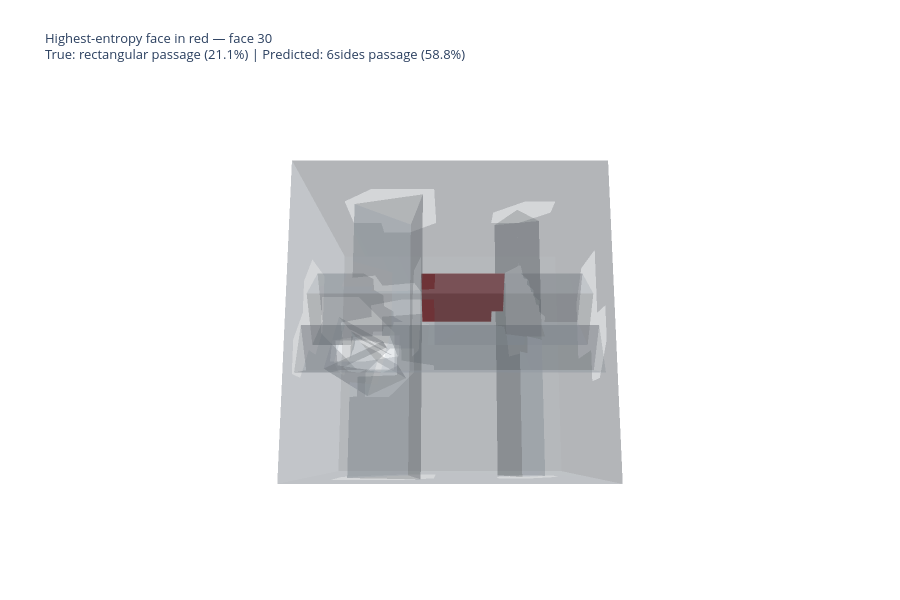

Notebook code for this chart:
### Code cell
plot_uncertain_edge_face(uncertain_edge_faces.loc[1]);

### Figure 1 — Plotly figure (JSON) as saved in the notebook; plotly's stock layout.template omitted (floating-point values rounded to 4 significant figures; data arrays with more than 128 entries replaced by an {"elided": "..."} marker saying what was removed)
{"data": [{"color": "#a5afb9", "flatshading": true, "hovertemplate": "Face 0: stock<extra></extra>", "i": {"elided": "156 int values"}, "j": {"elided": "156 int values"}, "k": {"elided": "156 int values"}, "lighting": {"ambient": 0.55, "diffuse": 0.75, "specular": 0.15}, "name": "Face 0: stock", "opacity": 0.28, "type": "mesh3d", "x": {"elided": "468 int values"}, "y": {"elided": "468 float values"}, "z": {"elided": "468 float values"}}, {"color": "#a5afb9", "flatshading": true, "hovertemplate": "Face 1: stock<extra></extra>", "i": {"elided": "142 int values"}, "j": {"elided": "142 int values"}, "k": {"elided": "142 int values"}, "lighting": {"ambient": 0.55, "diffuse": 0.75, "specular": 0.15}, "name": "Face 1: stock", "opacity": 0.28, "type": "mesh3d", "x": {"elided": "426 float values"}, "y": {"elided": "426 int values"}, "z": {"elided": "426 float values"}}, {"color": "#a5afb9", "flatshading": true, "hovertemplate": "Face 2: stock<extra></extra>", "i": {"elided": "136 int values"}, "j": {"elided": "136 int values"}, "k": {"elided": "136 int values"}, "lighting": {"ambient": 0.55, "diffuse": 0.75, "specular": 0.15}, "name": "Face 2: stock", "opacity": 0.28, "type": "mesh3d", "x": {"elided": "408 float values"}, "y": {"elided": "408 float values"}, "z": {"elided": "408 int values"}}, {"color": "#a5afb9", "flatshading": true, "hovertemplate": "Face 3: stock<extra></extra>", "i": {"elided": "137 int values"}, "j": {"elided": "137 int values"}, "k": {"elided": "137 int values"}, "lighting": {"ambient": 0.55, "diffuse": 0.75, "specular": 0.15}, "name": "Face 3: stock", "opacity": 0.28, "type": "mesh3d", "x": {"elided": "411 float values"}, "y": {"elided": "411 float values"}, "z": {"elided": "411 int values"}}, {"color": "#a5afb9", "flatshading": true, "hovertemplate": "Face 4: stock<extra></extra>", "i": {"elided": "140 int values"}, "j": {"elided": "140 int values"}, "k": {"elided": "140 int values"}, "lighting": {"ambient": 0.55, "diffuse": 0.75, "specular": 0.15}, "name": "Face 4: stock", "opacity": 0.28, "type": "mesh3d", "x": {"elided": "420 float values"}, "y": {"elided": "420 int values"}, "z": {"elided": "420 float values"}}, {"color": "#a5afb9", "flatshading": true, "hovertemplate": "Face 5: triangular passage<extra></extra>", "i": {"elided": "136 int values"}, "j": {"elided": "136 int values"}, "k": {"elided": "136 int values"}, "lighting": {"ambient": 0.55, "diffuse": 0.75, "specular": 0.15}, "name": "Face 5: triangular passage", "opacity": 0.28, "type": "mesh3d", "x": {"elided": "408 float values"}, "y": {"elided": "408 float values"}, "z": {"elided": "408 float values"}}, {"color": "#a5afb9", "flatshading": true, "hovertemplate": "Face 6: triangular passage<extra></extra>", "i": {"elided": "132 int values"}, "j": {"elided": "132 int values"}, "k": {"elided": "132 int values"}, "lighting": {"ambient": 0.55, "diffuse": 0.75, "specular": 0.15}, "name": "Face 6: triangular passage", "opacity": 0.28, "type": "mesh3d", "x": {"elided": "396 float values"}, "y": {"elided": "396 float values"}, "z": {"elided": "396 float values"}}, {"color": "#a5afb9", "flatshading": true, "hovertemplate": "Face 7: triangular passage<extra></extra>", "i": [0, 3, 6, 9, 12, 15, 18, 21, 24, 27, 30, 33, 36, 39, 42, 45, 48, 51, 54, 57, 60, 63, 66, 69, 72, 75, 78, 81, 84, 87, 90, 93, 96, 99, 102, 105, 108, 111, 114, 117, 120, 123, 126, 129, 132, 135, 138, 141, 144, 147, 150, 153, 156, 159, 162, 165, 168, 171, 174, 177, 180, 183, 186, 189, 192, 195, 198, 201, 204, 207, 210, 213, 216, 219, 222, 225, 228, 231, 234, 237, 240, 243, 246, 249, 252, 255, 258, 261, 264, 267, 270, 273, 276, 279, 282, 285, 288, 291, 294, 297, 300, 303, 306, 309, 312, 315, 318, 321, 324, 327, 330, 333, 336, 339, 342, 345, 348, 351, 354], "j": [1, 4, 7, 10, 13, 16, 19, 22, 25, 28, 31, 34, 37, 40, 43, 46, 49, 52, 55, 58, 61, 64, 67, 70, 73, 76, 79, 82, 85, 88, 91, 94, 97, 100, 103, 106, 109, 112, 115, 118, 121, 124, 127, 130, 133, 136, 139, 142, 145, 148, 151, 154, 157, 160, 163, 166, 169, 172, 175, 178, 181, 184, 187, 190, 193, 196, 199, 202, 205, 208, 211, 214, 217, 220, 223, 226, 229, 232, 235, 238, 241, 244, 247, 250, 253, 256, 259, 262, 265, 268, 271, 274, 277, 280, 283, 286, 289, 292, 295, 298, 301, 304, 307, 310, 313, 316, 319, 322, 325, 328, 331, 334, 337, 340, 343, 346, 349, 352, 355], "k": [2, 5, 8, 11, 14, 17, 20, 23, 26, 29, 32, 35, 38, 41, 44, 47, 50, 53, 56, 59, 62, 65, 68, 71, 74, 77, 80, 83, 86, 89, 92, 95, 98, 101, 104, 107, 110, 113, 116, 119, 122, 125, 128, 131, 134, 137, 140, 143, 146, 149, 152, 155, 158, 161, 164, 167, 170, 173, 176, 179, 182, 185, 188, 191, 194, 197, 200, 203, 206, 209, 212, 215, 218, 221, 224, 227, 230, 233, 236, 239, 242, 245, 248, 251, 254, 257, 260, 263, 266, 269, 272, 275, 278, 281, 284, 287, 290, 293, 296, 299, 302, 305, 308, 311, 314, 317, 320, 323, 326, 329, 332, 335, 338, 341, 344, 347, 350, 353, 356], "lighting": {"ambient": 0.55, "diffuse": 0.75, "specular": 0.15}, "name": "Face 7: triangular passage", "opacity": 0.28, "type": "mesh3d", "x": {"elided": "357 float values"}, "y": {"elided": "357 float values"}, "z": {"elided": "357 float values"}}, {"color": "#a5afb9", "flatshading": true, "hovertemplate": "Face 8: stock<extra></extra>", "i": {"elided": "156 int values"}, "j": {"elided": "156 int values"}, "k": {"elided": "156 int values"}, "lighting": {"ambient": 0.55, "diffuse": 0.75, "specular": 0.15}, "name": "Face 8: stock", "opacity": 0.28, "type": "mesh3d", "x": {"elided": "468 int values"}, "y": {"elided": "468 float values"}, "z": {"elided": "468 float values"}}, {"color": "#a5afb9", "flatshading": true, "hovertemplate": "Face 9: rectangular passage<extra></extra>", "i": [0, 3, 6, 9, 12, 15, 18, 21, 24, 27, 30, 33, 36, 39, 42, 45, 48, 51, 54, 57, 60, 63, 66, 69, 72, 75, 78, 81, 84, 87, 90, 93, 96, 99, 102, 105, 108, 111, 114, 117, 120, 123, 126, 129, 132, 135, 138, 141, 144, 147, 150, 153, 156, 159, 162, 165, 168, 171, 174, 177, 180, 183, 186, 189, 192, 195, 198, 201, 204, 207, 210, 213, 216, 219, 222, 225, 228, 231, 234, 237, 240, 243, 246, 249, 252, 255, 258, 261, 264, 267, 270, 273, 276, 279, 282, 285, 288, 291, 294, 297, 300, 303, 306, 309, 312, 315, 318, 321, 324, 327, 330, 333, 336, 339, 342, 345, 348, 351, 354, 357, 360, 363], "j": [1, 4, 7, 10, 13, 16, 19, 22, 25, 28, 31, 34, 37, 40, 43, 46, 49, 52, 55, 58, 61, 64, 67, 70, 73, 76, 79, 82, 85, 88, 91, 94, 97, 100, 103, 106, 109, 112, 115, 118, 121, 124, 127, 130, 133, 136, 139, 142, 145, 148, 151, 154, 157, 160, 163, 166, 169, 172, 175, 178, 181, 184, 187, 190, 193, 196, 199, 202, 205, 208, 211, 214, 217, 220, 223, 226, 229, 232, 235, 238, 241, 244, 247, 250, 253, 256, 259, 262, 265, 268, 271, 274, 277, 280, 283, 286, 289, 292, 295, 298, 301, 304, 307, 310, 313, 316, 319, 322, 325, 328, 331, 334, 337, 340, 343, 346, 349, 352, 355, 358, 361, 364], "k": [2, 5, 8, 11, 14, 17, 20, 23, 26, 29, 32, 35, 38, 41, 44, 47, 50, 53, 56, 59, 62, 65, 68, 71, 74, 77, 80, 83, 86, 89, 92, 95, 98, 101, 104, 107, 110, 113, 116, 119, 122, 125, 128, 131, 134, 137, 140, 143, 146, 149, 152, 155, 158, 161, 164, 167, 170, 173, 176, 179, 182, 185, 188, 191, 194, 197, 200, 203, 206, 209, 212, 215, 218, 221, 224, 227, 230, 233, 236, 239, 242, 245, 248, 251, 254, 257, 260, 263, 266, 269, 272, 275, 278, 281, 284, 287, 290, 293, 296, 299, 302, 305, 308, 311, 314, 317, 320, 323, 326, 329, 332, 335, 338, 341, 344, 347, 350, 353, 356, 359, 362, 365], "lighting": {"ambient": 0.55, "diffuse": 0.75, "specular": 0.15}, "name": "Face 9: rectangular passage", "opacity": 0.28, "type": "mesh3d", "x": {"elided": "366 float values"}, "y": {"elided": "366 float values"}, "z": {"elided": "366 float values"}}, {"color": "#a5afb9", "flatshading": true, "hovertemplate": "Face 10: rectangular passage<extra></extra>", "i": [0, 3, 6, 9, 12, 15, 18, 21, 24, 27, 30, 33, 36, 39, 42, 45, 48, 51, 54, 57, 60, 63, 66, 69, 72, 75, 78, 81, 84, 87, 90, 93, 96, 99, 102, 105, 108, 111, 114, 117, 120, 123, 126, 129, 132, 135, 138, 141, 144, 147, 150, 153, 156, 159, 162, 165, 168, 171, 174, 177, 180, 183, 186, 189, 192, 195, 198, 201, 204, 207, 210, 213, 216, 219, 222, 225, 228, 231, 234, 237, 240, 243, 246, 249, 252, 255, 258, 261, 264, 267, 270, 273, 276, 279, 282, 285, 288, 291, 294, 297, 300, 303, 306, 309, 312, 315, 318, 321, 324, 327], "j": [1, 4, 7, 10, 13, 16, 19, 22, 25, 28, 31, 34, 37, 40, 43, 46, 49, 52, 55, 58, 61, 64, 67, 70, 73, 76, 79, 82, 85, 88, 91, 94, 97, 100, 103, 106, 109, 112, 115, 118, 121, 124, 127, 130, 133, 136, 139, 142, 145, 148, 151, 154, 157, 160, 163, 166, 169, 172, 175, 178, 181, 184, 187, 190, 193, 196, 199, 202, 205, 208, 211, 214, 217, 220, 223, 226, 229, 232, 235, 238, 241, 244, 247, 250, 253, 256, 259, 262, 265, 268, 271, 274, 277, 280, 283, 286, 289, 292, 295, 298, 301, 304, 307, 310, 313, 316, 319, 322, 325, 328], "k": [2, 5, 8, 11, 14, 17, 20, 23, 26, 29, 32, 35, 38, 41, 44, 47, 50, 53, 56, 59, 62, 65, 68, 71, 74, 77, 80, 83, 86, 89, 92, 95, 98, 101, 104, 107, 110, 113, 116, 119, 122, 125, 128, 131, 134, 137, 140, 143, 146, 149, 152, 155, 158, 161, 164, 167, 170, 173, 176, 179, 182, 185, 188, 191, 194, 197, 200, 203, 206, 209, 212, 215, 218, 221, 224, 227, 230, 233, 236, 239, 242, 245, 248, 251, 254, 257, 260, 263, 266, 269, 272, 275, 278, 281, 284, 287, 290, 293, 296, 299, 302, 305, 308, 311, 314, 317, 320, 323, 326, 329], "lighting": {"ambient": 0.55, "diffuse": 0.75, "specular": 0.15}, "name": "Face 10: rectangular passage", "opacity": 0.28, "type": "mesh3d", "x": {"elided": "330 float values"}, "y": {"elided": "330 float values"}, "z": {"elided": "330 float values"}}, {"color": "#a5afb9", "flatshading": true, "hovertemplate": "Face 11: rectangular passage<extra></extra>", "i": [0, 3, 6, 9, 12, 15, 18, 21, 24, 27, 30, 33, 36, 39, 42, 45, 48, 51, 54, 57, 60, 63, 66, 69, 72, 75, 78, 81, 84, 87, 90, 93, 96, 99, 102, 105, 108, 111, 114, 117, 120, 123, 126, 129, 132, 135, 138, 141, 144, 147, 150, 153, 156, 159, 162, 165, 168, 171, 174, 177, 180, 183, 186, 189, 192, 195, 198, 201, 204, 207, 210, 213, 216, 219, 222, 225, 228, 231, 234, 237, 240, 243, 246, 249, 252, 255, 258, 261, 264, 267, 270, 273, 276, 279, 282, 285, 288, 291, 294, 297, 300, 303, 306, 309, 312, 315, 318, 321, 324, 327, 330, 333, 336, 339, 342, 345, 348, 351, 354, 357, 360, 363, 366, 369], "j": [1, 4, 7, 10, 13, 16, 19, 22, 25, 28, 31, 34, 37, 40, 43, 46, 49, 52, 55, 58, 61, 64, 67, 70, 73, 76, 79, 82, 85, 88, 91, 94, 97, 100, 103, 106, 109, 112, 115, 118, 121, 124, 127, 130, 133, 136, 139, 142, 145, 148, 151, 154, 157, 160, 163, 166, 169, 172, 175, 178, 181, 184, 187, 190, 193, 196, 199, 202, 205, 208, 211, 214, 217, 220, 223, 226, 229, 232, 235, 238, 241, 244, 247, 250, 253, 256, 259, 262, 265, 268, 271, 274, 277, 280, 283, 286, 289, 292, 295, 298, 301, 304, 307, 310, 313, 316, 319, 322, 325, 328, 331, 334, 337, 340, 343, 346, 349, 352, 355, 358, 361, 364, 367, 370], "k": [2, 5, 8, 11, 14, 17, 20, 23, 26, 29, 32, 35, 38, 41, 44, 47, 50, 53, 56, 59, 62, 65, 68, 71, 74, 77, 80, 83, 86, 89, 92, 95, 98, 101, 104, 107, 110, 113, 116, 119, 122, 125, 128, 131, 134, 137, 140, 143, 146, 149, 152, 155, 158, 161, 164, 167, 170, 173, 176, 179, 182, 185, 188, 191, 194, 197, 200, 203, 206, 209, 212, 215, 218, 221, 224, 227, 230, 233, 236, 239, 242, 245, 248, 251, 254, 257, 260, 263, 266, 269, 272, 275, 278, 281, 284, 287, 290, 293, 296, 299, 302, 305, 308, 311, 314, 317, 320, 323, 326, 329, 332, 335, 338, 341, 344, 347, 350, 353, 356, 359, 362, 365, 368, 371], "lighting": {"ambient": 0.55, "diffuse": 0.75, "specular": 0.15}, "name": "Face 11: rectangular passage", "opacity": 0.28, "type": "mesh3d", "x": {"elided": "372 float values"}, "y": {"elided": "372 float values"}, "z": {"elided": "372 float values"}}, {"color": "#a5afb9", "flatshading": true, "hovertemplate": "Face 12: rectangular passage<extra></extra>", "i": [0, 3, 6, 9, 12, 15, 18, 21, 24, 27, 30, 33, 36, 39, 42, 45, 48, 51, 54, 57, 60, 63, 66, 69, 72, 75, 78, 81, 84, 87, 90, 93, 96, 99, 102, 105, 108, 111, 114, 117, 120, 123, 126, 129, 132, 135, 138, 141, 144, 147, 150, 153, 156, 159, 162, 165, 168, 171, 174, 177, 180, 183, 186, 189, 192, 195, 198, 201, 204, 207, 210, 213, 216, 219, 222, 225, 228, 231, 234, 237, 240, 243, 246, 249, 252, 255, 258, 261, 264, 267, 270, 273, 276, 279, 282, 285, 288, 291, 294, 297, 300, 303, 306, 309, 312, 315, 318, 321, 324, 327, 330, 333, 336, 339, 342, 345, 348, 351, 354], "j": [1, 4, 7, 10, 13, 16, 19, 22, 25, 28, 31, 34, 37, 40, 43, 46, 49, 52, 55, 58, 61, 64, 67, 70, 73, 76, 79, 82, 85, 88, 91, 94, 97, 100, 103, 106, 109, 112, 115, 118, 121, 124, 127, 130, 133, 136, 139, 142, 145, 148, 151, 154, 157, 160, 163, 166, 169, 172, 175, 178, 181, 184, 187, 190, 193, 196, 199, 202, 205, 208, 211, 214, 217, 220, 223, 226, 229, 232, 235, 238, 241, 244, 247, 250, 253, 256, 259, 262, 265, 268, 271, 274, 277, 280, 283, 286, 289, 292, 295, 298, 301, 304, 307, 310, 313, 316, 319, 322, 325, 328, 331, 334, 337, 340, 343, 346, 349, 352, 355], "k": [2, 5, 8, 11, 14, 17, 20, 23, 26, 29, 32, 35, 38, 41, 44, 47, 50, 53, 56, 59, 62, 65, 68, 71, 74, 77, 80, 83, 86, 89, 92, 95, 98, 101, 104, 107, 110, 113, 116, 119, 122, 125, 128, 131, 134, 137, 140, 143, 146, 149, 152, 155, 158, 161, 164, 167, 170, 173, 176, 179, 182, 185, 188, 191, 194, 197, 200, 203, 206, 209, 212, 215, 218, 221, 224, 227, 230, 233, 236, 239, 242, 245, 248, 251, 254, 257, 260, 263, 266, 269, 272, 275, 278, 281, 284, 287, 290, 293, 296, 299, 302, 305, 308, 311, 314, 317, 320, 323, 326, 329, 332, 335, 338, 341, 344, 347, 350, 353, 356], "lighting": {"ambient": 0.55, "diffuse": 0.75, "specular": 0.15}, "name": "Face 12: rectangular passage", "opacity": 0.28, "type": "mesh3d", "x": {"elided": "357 float values"}, "y": {"elided": "357 float values"}, "z": {"elided": "357 float values"}}, {"color": "#a5afb9", "flatshading": true, "hovertemplate": "Face 13: triangular passage<extra></extra>", "i": {"elided": "144 int values"}, "j": {"elided": "144 int values"}, "k": {"elided": "144 int values"}, "lighting": {"ambient": 0.55, "diffuse": 0.75, "specular": 0.15}, "name": "Face 13: triangular passage", "opacity": 0.28, "type": "mesh3d", "x": {"elided": "432 float values"}, "y": {"elided": "432 float values"}, "z": {"elided": "432 float values"}}, {"color": "#a5afb9", "flatshading": true, "hovertemplate": "Face 14: triangular passage<extra></extra>", "i": {"elided": "144 int values"}, "j": {"elided": "144 int values"}, "k": {"elided": "144 int values"}, "lighting": {"ambient": 0.55, "diffuse": 0.75, "specular": 0.15}, "name": "Face 14: triangular passage", "opacity": 0.28, "type": "mesh3d", "x": {"elided": "432 float values"}, "y": {"elided": "432 float values"}, "z": {"elided": "432 float values"}}, {"color": "#a5afb9", "flatshading": true, "hovertemplate": "Face 15: triangular passage<extra></extra>", "i": {"elided": "137 int values"}, "j": {"elided": "137 int values"}, "k": {"elided": "137 int values"}, "lighting": {"ambient": 0.55, "diffuse": 0.75, "specular": 0.15}, "name": "Face 15: triangular passage", "opacity": 0.28, "type": "mesh3d", "x": {"elided": "411 float values"}, "y": {"elided": "411 float values"}, "z": {"elided": "411 float values"}}, {"color": "#a5afb9", "flatshading": true, "hovertemplate": "Face 16: triangular passage<extra></extra>", "i": [0, 3, 6, 9, 12, 15, 18, 21, 24, 27, 30, 33, 36, 39, 42, 45, 48, 51, 54, 57, 60, 63, 66, 69, 72, 75, 78, 81, 84, 87, 90, 93, 96, 99, 102, 105, 108, 111, 114, 117, 120, 123, 126, 129, 132, 135, 138, 141, 144, 147, 150, 153, 156, 159, 162, 165, 168, 171, 174, 177, 180, 183, 186, 189, 192, 195, 198, 201, 204, 207, 210, 213, 216, 219, 222, 225, 228, 231, 234, 237, 240, 243, 246, 249, 252, 255, 258, 261, 264, 267, 270, 273, 276, 279, 282, 285, 288, 291, 294, 297, 300, 303, 306, 309, 312, 315, 318, 321, 324, 327, 330, 333, 336, 339, 342, 345, 348, 351, 354, 357], "j": [1, 4, 7, 10, 13, 16, 19, 22, 25, 28, 31, 34, 37, 40, 43, 46, 49, 52, 55, 58, 61, 64, 67, 70, 73, 76, 79, 82, 85, 88, 91, 94, 97, 100, 103, 106, 109, 112, 115, 118, 121, 124, 127, 130, 133, 136, 139, 142, 145, 148, 151, 154, 157, 160, 163, 166, 169, 172, 175, 178, 181, 184, 187, 190, 193, 196, 199, 202, 205, 208, 211, 214, 217, 220, 223, 226, 229, 232, 235, 238, 241, 244, 247, 250, 253, 256, 259, 262, 265, 268, 271, 274, 277, 280, 283, 286, 289, 292, 295, 298, 301, 304, 307, 310, 313, 316, 319, 322, 325, 328, 331, 334, 337, 340, 343, 346, 349, 352, 355, 358], "k": [2, 5, 8, 11, 14, 17, 20, 23, 26, 29, 32, 35, 38, 41, 44, 47, 50, 53, 56, 59, 62, 65, 68, 71, 74, 77, 80, 83, 86, 89, 92, 95, 98, 101, 104, 107, 110, 113, 116, 119, 122, 125, 128, 131, 134, 137, 140, 143, 146, 149, 152, 155, 158, 161, 164, 167, 170, 173, 176, 179, 182, 185, 188, 191, 194, 197, 200, 203, 206, 209, 212, 215, 218, 221, 224, 227, 230, 233, 236, 239, 242, 245, 248, 251, 254, 257, 260, 263, 266, 269, 272, 275, 278, 281, 284, 287, 290, 293, 296, 299, 302, 305, 308, 311, 314, 317, 320, 323, 326, 329, 332, 335, 338, 341, 344, 347, 350, 353, 356, 359], "lighting": {"ambient": 0.55, "diffuse": 0.75, "specular": 0.15}, "name": "Face 16: triangular passage", "opacity": 0.28, "type": "mesh3d", "x": {"elided": "360 float values"}, "y": {"elided": "360 float values"}, "z": {"elided": "360 float values"}}, {"color": "#a5afb9", "flatshading": true, "hovertemplate": "Face 17: triangular passage<extra></extra>", "i": {"elided": "162 int values"}, "j": {"elided": "162 int values"}, "k": {"elided": "162 int values"}, "lighting": {"ambient": 0.55, "diffuse": 0.75, "specular": 0.15}, "name": "Face 17: triangular passage", "opacity": 0.28, "type": "mesh3d", "x": {"elided": "486 float values"}, "y": {"elided": "486 float values"}, "z": {"elided": "486 float values"}}, {"color": "#a5afb9", "flatshading": true, "hovertemplate": "Face 18: triangular passage<extra></extra>", "i": {"elided": "133 int values"}, "j": {"elided": "133 int values"}, "k": {"elided": "133 int values"}, "lighting": {"ambient": 0.55, "diffuse": 0.75, "specular": 0.15}, "name": "Face 18: triangular passage", "opacity": 0.28, "type": "mesh3d", "x": {"elided": "399 float values"}, "y": {"elided": "399 float values"}, "z": {"elided": "399 float values"}}, {"color": "#a5afb9", "flatshading": true, "hovertemplate": "Face 19: triangular passage<extra></extra>", "i": [0, 3, 6, 9, 12, 15, 18, 21, 24, 27, 30, 33, 36, 39, 42, 45, 48, 51, 54, 57, 60, 63, 66, 69, 72, 75, 78, 81, 84, 87, 90, 93, 96, 99, 102, 105, 108, 111, 114, 117, 120, 123, 126, 129, 132, 135, 138, 141, 144, 147, 150, 153, 156, 159, 162, 165, 168, 171, 174, 177, 180, 183, 186, 189, 192, 195, 198, 201, 204, 207, 210, 213, 216, 219, 222, 225, 228, 231, 234, 237, 240, 243, 246, 249, 252, 255, 258, 261, 264, 267, 270, 273, 276, 279, 282, 285, 288, 291, 294, 297, 300, 303, 306, 309, 312, 315, 318, 321, 324, 327, 330, 333, 336, 339, 342, 345, 348, 351], "j": [1, 4, 7, 10, 13, 16, 19, 22, 25, 28, 31, 34, 37, 40, 43, 46, 49, 52, 55, 58, 61, 64, 67, 70, 73, 76, 79, 82, 85, 88, 91, 94, 97, 100, 103, 106, 109, 112, 115, 118, 121, 124, 127, 130, 133, 136, 139, 142, 145, 148, 151, 154, 157, 160, 163, 166, 169, 172, 175, 178, 181, 184, 187, 190, 193, 196, 199, 202, 205, 208, 211, 214, 217, 220, 223, 226, 229, 232, 235, 238, 241, 244, 247, 250, 253, 256, 259, 262, 265, 268, 271, 274, 277, 280, 283, 286, 289, 292, 295, 298, 301, 304, 307, 310, 313, 316, 319, 322, 325, 328, 331, 334, 337, 340, 343, 346, 349, 352], "k": [2, 5, 8, 11, 14, 17, 20, 23, 26, 29, 32, 35, 38, 41, 44, 47, 50, 53, 56, 59, 62, 65, 68, 71, 74, 77, 80, 83, 86, 89, 92, 95, 98, 101, 104, 107, 110, 113, 116, 119, 122, 125, 128, 131, 134, 137, 140, 143, 146, 149, 152, 155, 158, 161, 164, 167, 170, 173, 176, 179, 182, 185, 188, 191, 194, 197, 200, 203, 206, 209, 212, 215, 218, 221, 224, 227, 230, 233, 236, 239, 242, 245, 248, 251, 254, 257, 260, 263, 266, 269, 272, 275, 278, 281, 284, 287, 290, 293, 296, 299, 302, 305, 308, 311, 314, 317, 320, 323, 326, 329, 332, 335, 338, 341, 344, 347, 350, 353], "lighting": {"ambient": 0.55, "diffuse": 0.75, "specular": 0.15}, "name": "Face 19: triangular passage", "opacity": 0.28, "type": "mesh3d", "x": {"elided": "354 float values"}, "y": {"elided": "354 float values"}, "z": {"elided": "354 float values"}}, {"color": "#a5afb9", "flatshading": true, "hovertemplate": "Face 20: triangular passage<extra></extra>", "i": {"elided": "138 int values"}, "j": {"elided": "138 int values"}, "k": {"elided": "138 int values"}, "lighting": {"ambient": 0.55, "diffuse": 0.75, "specular": 0.15}, "name": "Face 20: triangular passage", "opacity": 0.28, "type": "mesh3d", "x": {"elided": "414 float values"}, "y": {"elided": "414 float values"}, "z": {"elided": "414 float values"}}, {"color": "#a5afb9", "flatshading": true, "hovertemplate": "Face 21: triangular passage<extra></extra>", "i": [0, 3, 6, 9, 12, 15, 18, 21, 24, 27, 30, 33, 36, 39, 42, 45, 48, 51, 54, 57, 60, 63, 66, 69, 72, 75, 78, 81, 84, 87, 90, 93, 96, 99, 102, 105, 108, 111, 114, 117, 120, 123, 126, 129, 132, 135, 138, 141, 144, 147, 150, 153, 156, 159, 162, 165, 168, 171, 174, 177, 180, 183, 186, 189, 192, 195, 198, 201, 204, 207, 210, 213, 216, 219, 222, 225, 228, 231, 234, 237, 240, 243, 246, 249, 252, 255, 258, 261, 264, 267, 270, 273, 276, 279, 282, 285, 288, 291, 294, 297, 300, 303, 306, 309, 312, 315, 318, 321, 324, 327, 330, 333, 336, 339, 342, 345, 348, 351, 354, 357, 360, 363, 366, 369, 372, 375, 378, 381], "j": [1, 4, 7, 10, 13, 16, 19, 22, 25, 28, 31, 34, 37, 40, 43, 46, 49, 52, 55, 58, 61, 64, 67, 70, 73, 76, 79, 82, 85, 88, 91, 94, 97, 100, 103, 106, 109, 112, 115, 118, 121, 124, 127, 130, 133, 136, 139, 142, 145, 148, 151, 154, 157, 160, 163, 166, 169, 172, 175, 178, 181, 184, 187, 190, 193, 196, 199, 202, 205, 208, 211, 214, 217, 220, 223, 226, 229, 232, 235, 238, 241, 244, 247, 250, 253, 256, 259, 262, 265, 268, 271, 274, 277, 280, 283, 286, 289, 292, 295, 298, 301, 304, 307, 310, 313, 316, 319, 322, 325, 328, 331, 334, 337, 340, 343, 346, 349, 352, 355, 358, 361, 364, 367, 370, 373, 376, 379, 382], "k": [2, 5, 8, 11, 14, 17, 20, 23, 26, 29, 32, 35, 38, 41, 44, 47, 50, 53, 56, 59, 62, 65, 68, 71, 74, 77, 80, 83, 86, 89, 92, 95, 98, 101, 104, 107, 110, 113, 116, 119, 122, 125, 128, 131, 134, 137, 140, 143, 146, 149, 152, 155, 158, 161, 164, 167, 170, 173, 176, 179, 182, 185, 188, 191, 194, 197, 200, 203, 206, 209, 212, 215, 218, 221, 224, 227, 230, 233, 236, 239, 242, 245, 248, 251, 254, 257, 260, 263, 266, 269, 272, 275, 278, 281, 284, 287, 290, 293, 296, 299, 302, 305, 308, 311, 314, 317, 320, 323, 326, 329, 332, 335, 338, 341, 344, 347, 350, 353, 356, 359, 362, 365, 368, 371, 374, 377, 380, 383], "lighting": {"ambient": 0.55, "diffuse": 0.75, "specular": 0.15}, "name": "Face 21: triangular passage", "opacity": 0.28, "type": "mesh3d", "x": {"elided": "384 float values"}, "y": {"elided": "384 float values"}, "z": {"elided": "384 float values"}}, {"color": "#a5afb9", "flatshading": true, "hovertemplate": "Face 22: triangular passage<extra></extra>", "i": {"elided": "138 int values"}, "j": {"elided": "138 int values"}, "k": {"elided": "138 int values"}, "lighting": {"ambient": 0.55, "diffuse": 0.75, "specular": 0.15}, "name": "Face 22: triangular passage", "opacity": 0.28, "type": "mesh3d", "x": {"elided": "414 float values"}, "y": {"elided": "414 float values"}, "z": {"elided": "414 float values"}}, {"color": "#a5afb9", "flatshading": true, "hovertemplate": "Face 23: triangular passage<extra></extra>", "i": [0, 3, 6, 9, 12, 15, 18, 21, 24, 27, 30, 33, 36, 39, 42, 45, 48, 51, 54, 57, 60, 63, 66, 69, 72, 75, 78, 81, 84, 87, 90, 93, 96, 99, 102, 105, 108, 111, 114, 117, 120, 123, 126, 129, 132, 135, 138, 141, 144, 147, 150, 153, 156, 159, 162, 165, 168, 171, 174, 177, 180, 183, 186, 189, 192, 195, 198, 201, 204, 207, 210, 213, 216, 219, 222, 225, 228, 231, 234, 237, 240, 243, 246, 249, 252, 255, 258, 261, 264, 267, 270, 273, 276, 279, 282, 285, 288, 291, 294, 297, 300, 303, 306, 309, 312, 315, 318, 321, 324, 327, 330], "j": [1, 4, 7, 10, 13, 16, 19, 22, 25, 28, 31, 34, 37, 40, 43, 46, 49, 52, 55, 58, 61, 64, 67, 70, 73, 76, 79, 82, 85, 88, 91, 94, 97, 100, 103, 106, 109, 112, 115, 118, 121, 124, 127, 130, 133, 136, 139, 142, 145, 148, 151, 154, 157, 160, 163, 166, 169, 172, 175, 178, 181, 184, 187, 190, 193, 196, 199, 202, 205, 208, 211, 214, 217, 220, 223, 226, 229, 232, 235, 238, 241, 244, 247, 250, 253, 256, 259, 262, 265, 268, 271, 274, 277, 280, 283, 286, 289, 292, 295, 298, 301, 304, 307, 310, 313, 316, 319, 322, 325, 328, 331], "k": [2, 5, 8, 11, 14, 17, 20, 23, 26, 29, 32, 35, 38, 41, 44, 47, 50, 53, 56, 59, 62, 65, 68, 71, 74, 77, 80, 83, 86, 89, 92, 95, 98, 101, 104, 107, 110, 113, 116, 119, 122, 125, 128, 131, 134, 137, 140, 143, 146, 149, 152, 155, 158, 161, 164, 167, 170, 173, 176, 179, 182, 185, 188, 191, 194, 197, 200, 203, 206, 209, 212, 215, 218, 221, 224, 227, 230, 233, 236, 239, 242, 245, 248, 251, 254, 257, 260, 263, 266, 269, 272, 275, 278, 281, 284, 287, 290, 293, 296, 299, 302, 305, 308, 311, 314, 317, 320, 323, 326, 329, 332], "lighting": {"ambient": 0.55, "diffuse": 0.75, "specular": 0.15}, "name": "Face 23: triangular passage", "opacity": 0.28, "type": "mesh3d", "x": {"elided": "333 float values"}, "y": {"elided": "333 float values"}, "z": {"elided": "333 float values"}}, {"color": "#a5afb9", "flatshading": true, "hovertemplate": "Face 24: rectangular passage<extra></extra>", "i": [0, 3, 6, 9, 12, 15, 18, 21, 24, 27, 30, 33, 36, 39, 42, 45, 48, 51, 54, 57, 60, 63, 66, 69, 72, 75, 78, 81, 84, 87, 90, 93, 96, 99, 102, 105, 108, 111, 114, 117, 120, 123, 126, 129, 132, 135, 138, 141, 144, 147, 150, 153, 156, 159, 162, 165, 168, 171, 174, 177, 180, 183, 186, 189, 192, 195, 198, 201, 204, 207, 210, 213, 216, 219, 222, 225, 228, 231, 234, 237, 240, 243, 246, 249, 252, 255, 258, 261, 264, 267, 270, 273, 276, 279, 282, 285, 288, 291, 294, 297, 300, 303, 306, 309, 312, 315, 318, 321, 324, 327, 330, 333, 336, 339, 342, 345, 348, 351, 354], "j": [1, 4, 7, 10, 13, 16, 19, 22, 25, 28, 31, 34, 37, 40, 43, 46, 49, 52, 55, 58, 61, 64, 67, 70, 73, 76, 79, 82, 85, 88, 91, 94, 97, 100, 103, 106, 109, 112, 115, 118, 121, 124, 127, 130, 133, 136, 139, 142, 145, 148, 151, 154, 157, 160, 163, 166, 169, 172, 175, 178, 181, 184, 187, 190, 193, 196, 199, 202, 205, 208, 211, 214, 217, 220, 223, 226, 229, 232, 235, 238, 241, 244, 247, 250, 253, 256, 259, 262, 265, 268, 271, 274, 277, 280, 283, 286, 289, 292, 295, 298, 301, 304, 307, 310, 313, 316, 319, 322, 325, 328, 331, 334, 337, 340, 343, 346, 349, 352, 355], "k": [2, 5, 8, 11, 14, 17, 20, 23, 26, 29, 32, 35, 38, 41, 44, 47, 50, 53, 56, 59, 62, 65, 68, 71, 74, 77, 80, 83, 86, 89, 92, 95, 98, 101, 104, 107, 110, 113, 116, 119, 122, 125, 128, 131, 134, 137, 140, 143, 146, 149, 152, 155, 158, 161, 164, 167, 170, 173, 176, 179, 182, 185, 188, 191, 194, 197, 200, 203, 206, 209, 212, 215, 218, 221, 224, 227, 230, 233, 236, 239, 242, 245, 248, 251, 254, 257, 260, 263, 266, 269, 272, 275, 278, 281, 284, 287, 290, 293, 296, 299, 302, 305, 308, 311, 314, 317, 320, 323, 326, 329, 332, 335, 338, 341, 344, 347, 350, 353, 356], "lighting": {"ambient": 0.55, "diffuse": 0.75, "specular": 0.15}, "name": "Face 24: rectangular passage", "opacity": 0.28, "type": "mesh3d", "x": {"elided": "357 float values"}, "y": {"elided": "357 float values"}, "z": {"elided": "357 float values"}}, {"color": "#a5afb9", "flatshading": true, "hovertemplate": "Face 25: rectangular passage<extra></extra>", "i": [0, 3, 6, 9, 12, 15, 18, 21, 24, 27, 30, 33, 36, 39, 42, 45, 48, 51, 54, 57, 60, 63, 66, 69, 72, 75, 78, 81, 84, 87, 90, 93, 96, 99, 102, 105, 108, 111, 114, 117, 120, 123, 126, 129, 132, 135, 138, 141, 144, 147, 150, 153, 156, 159, 162, 165, 168, 171, 174, 177, 180, 183, 186, 189, 192, 195, 198, 201, 204, 207, 210, 213, 216, 219, 222, 225, 228, 231, 234, 237, 240, 243, 246, 249, 252, 255, 258, 261, 264, 267, 270, 273, 276, 279, 282, 285, 288, 291, 294, 297, 300, 303, 306, 309, 312, 315, 318, 321, 324, 327, 330, 333, 336, 339, 342, 345, 348, 351, 354, 357], "j": [1, 4, 7, 10, 13, 16, 19, 22, 25, 28, 31, 34, 37, 40, 43, 46, 49, 52, 55, 58, 61, 64, 67, 70, 73, 76, 79, 82, 85, 88, 91, 94, 97, 100, 103, 106, 109, 112, 115, 118, 121, 124, 127, 130, 133, 136, 139, 142, 145, 148, 151, 154, 157, 160, 163, 166, 169, 172, 175, 178, 181, 184, 187, 190, 193, 196, 199, 202, 205, 208, 211, 214, 217, 220, 223, 226, 229, 232, 235, 238, 241, 244, 247, 250, 253, 256, 259, 262, 265, 268, 271, 274, 277, 280, 283, 286, 289, 292, 295, 298, 301, 304, 307, 310, 313, 316, 319, 322, 325, 328, 331, 334, 337, 340, 343, 346, 349, 352, 355, 358], "k": [2, 5, 8, 11, 14, 17, 20, 23, 26, 29, 32, 35, 38, 41, 44, 47, 50, 53, 56, 59, 62, 65, 68, 71, 74, 77, 80, 83, 86, 89, 92, 95, 98, 101, 104, 107, 110, 113, 116, 119, 122, 125, 128, 131, 134, 137, 140, 143, 146, 149, 152, 155, 158, 161, 164, 167, 170, 173, 176, 179, 182, 185, 188, 191, 194, 197, 200, 203, 206, 209, 212, 215, 218, 221, 224, 227, 230, 233, 236, 239, 242, 245, 248, 251, 254, 257, 260, 263, 266, 269, 272, 275, 278, 281, 284, 287, 290, 293, 296, 299, 302, 305, 308, 311, 314, 317, 320, 323, 326, 329, 332, 335, 338, 341, 344, 347, 350, 353, 356, 359], "lighting": {"ambient": 0.55, "diffuse": 0.75, "specular": 0.15}, "name": "Face 25: rectangular passage", "opacity": 0.28, "type": "mesh3d", "x": {"elided": "360 float values"}, "y": {"elided": "360 float values"}, "z": {"elided": "360 float values"}}, {"color": "#a5afb9", "flatshading": true, "hovertemplate": "Face 26: triangular passage<extra></extra>", "i": {"elided": "141 int values"}, "j": {"elided": "141 int values"}, "k": {"elided": "141 int values"}, "lighting": {"ambient": 0.55, "diffuse": 0.75, "specular": 0.15}, "name": "Face 26: triangular passage", "opacity": 0.28, "type": "mesh3d", "x": {"elided": "423 float values"}, "y": {"elided": "423 float values"}, "z": {"elided": "423 float values"}}, {"color": "#a5afb9", "flatshading": true, "hovertemplate": "Face 27: triangular passage<extra></extra>", "i": [0, 3, 6, 9, 12, 15, 18, 21, 24, 27, 30, 33, 36, 39, 42, 45, 48, 51, 54, 57, 60, 63, 66, 69, 72, 75, 78, 81, 84, 87, 90, 93, 96, 99, 102, 105, 108, 111, 114, 117, 120, 123, 126, 129, 132, 135, 138, 141, 144, 147, 150, 153, 156, 159, 162, 165, 168, 171, 174, 177, 180, 183], "j": [1, 4, 7, 10, 13, 16, 19, 22, 25, 28, 31, 34, 37, 40, 43, 46, 49, 52, 55, 58, 61, 64, 67, 70, 73, 76, 79, 82, 85, 88, 91, 94, 97, 100, 103, 106, 109, 112, 115, 118, 121, 124, 127, 130, 133, 136, 139, 142, 145, 148, 151, 154, 157, 160, 163, 166, 169, 172, 175, 178, 181, 184], "k": [2, 5, 8, 11, 14, 17, 20, 23, 26, 29, 32, 35, 38, 41, 44, 47, 50, 53, 56, 59, 62, 65, 68, 71, 74, 77, 80, 83, 86, 89, 92, 95, 98, 101, 104, 107, 110, 113, 116, 119, 122, 125, 128, 131, 134, 137, 140, 143, 146, 149, 152, 155, 158, 161, 164, 167, 170, 173, 176, 179, 182, 185], "lighting": {"ambient": 0.55, "diffuse": 0.75, "specular": 0.15}, "name": "Face 27: triangular passage", "opacity": 0.28, "type": "mesh3d", "x": {"elided": "186 float values"}, "y": {"elided": "186 float values"}, "z": {"elided": "186 float values"}}, {"color": "#a5afb9", "flatshading": true, "hovertemplate": "Face 28: triangular passage<extra></extra>", "i": [0, 3, 6, 9, 12, 15, 18, 21, 24, 27, 30, 33, 36, 39, 42, 45, 48, 51, 54, 57, 60, 63, 66, 69, 72, 75, 78, 81, 84, 87, 90, 93, 96, 99, 102, 105, 108, 111, 114, 117, 120, 123, 126, 129, 132, 135, 138, 141, 144, 147, 150, 153, 156, 159, 162, 165, 168, 171, 174, 177, 180, 183, 186, 189, 192, 195, 198, 201, 204, 207, 210, 213, 216, 219, 222, 225, 228, 231, 234, 237], "j": [1, 4, 7, 10, 13, 16, 19, 22, 25, 28, 31, 34, 37, 40, 43, 46, 49, 52, 55, 58, 61, 64, 67, 70, 73, 76, 79, 82, 85, 88, 91, 94, 97, 100, 103, 106, 109, 112, 115, 118, 121, 124, 127, 130, 133, 136, 139, 142, 145, 148, 151, 154, 157, 160, 163, 166, 169, 172, 175, 178, 181, 184, 187, 190, 193, 196, 199, 202, 205, 208, 211, 214, 217, 220, 223, 226, 229, 232, 235, 238], "k": [2, 5, 8, 11, 14, 17, 20, 23, 26, 29, 32, 35, 38, 41, 44, 47, 50, 53, 56, 59, 62, 65, 68, 71, 74, 77, 80, 83, 86, 89, 92, 95, 98, 101, 104, 107, 110, 113, 116, 119, 122, 125, 128, 131, 134, 137, 140, 143, 146, 149, 152, 155, 158, 161, 164, 167, 170, 173, 176, 179, 182, 185, 188, 191, 194, 197, 200, 203, 206, 209, 212, 215, 218, 221, 224, 227, 230, 233, 236, 239], "lighting": {"ambient": 0.55, "diffuse": 0.75, "specular": 0.15}, "name": "Face 28: triangular passage", "opacity": 0.28, "type": "mesh3d", "x": {"elided": "240 float values"}, "y": {"elided": "240 float values"}, "z": {"elided": "240 float values"}}, {"color": "#a5afb9", "flatshading": true, "hovertemplate": "Face 29: triangular passage<extra></extra>", "i": {"elided": "140 int values"}, "j": {"elided": "140 int values"}, "k": {"elided": "140 int values"}, "lighting": {"ambient": 0.55, "diffuse": 0.75, "specular": 0.15}, "name": "Face 29: triangular passage", "opacity": 0.28, "type": "mesh3d", "x": {"elided": "420 float values"}, "y": {"elided": "420 float values"}, "z": {"elided": "420 float values"}}, {"color": "#ce353b", "flatshading": true, "hovertemplate": "TARGET Face 30: rectangular passage<br>Predicted: 6sides passage<br>P(true): 21.1%<br>P(predicted): 58.8%<extra></extra>", "i": [0, 3, 6, 9, 12, 15, 18, 21, 24, 27, 30, 33, 36, 39, 42, 45, 48, 51, 54, 57, 60, 63, 66, 69, 72, 75, 78, 81, 84, 87, 90, 93, 96, 99, 102, 105, 108, 111, 114, 117, 120, 123, 126, 129, 132, 135, 138, 141, 144, 147, 150, 153, 156, 159, 162, 165, 168, 171, 174, 177, 180, 183, 186, 189, 192, 195, 198, 201, 204, 207, 210, 213, 216, 219, 222, 225, 228, 231, 234, 237, 240, 243, 246, 249, 252, 255, 258, 261, 264, 267, 270, 273, 276, 279, 282, 285, 288, 291, 294, 297, 300, 303, 306, 309, 312, 315, 318, 321, 324, 327, 330, 333, 336, 339, 342, 345, 348, 351, 354, 357, 360, 363], "j": [1, 4, 7, 10, 13, 16, 19, 22, 25, 28, 31, 34, 37, 40, 43, 46, 49, 52, 55, 58, 61, 64, 67, 70, 73, 76, 79, 82, 85, 88, 91, 94, 97, 100, 103, 106, 109, 112, 115, 118, 121, 124, 127, 130, 133, 136, 139, 142, 145, 148, 151, 154, 157, 160, 163, 166, 169, 172, 175, 178, 181, 184, 187, 190, 193, 196, 199, 202, 205, 208, 211, 214, 217, 220, 223, 226, 229, 232, 235, 238, 241, 244, 247, 250, 253, 256, 259, 262, 265, 268, 271, 274, 277, 280, 283, 286, 289, 292, 295, 298, 301, 304, 307, 310, 313, 316, 319, 322, 325, 328, 331, 334, 337, 340, 343, 346, 349, 352, 355, 358, 361, 364], "k": [2, 5, 8, 11, 14, 17, 20, 23, 26, 29, 32, 35, 38, 41, 44, 47, 50, 53, 56, 59, 62, 65, 68, 71, 74, 77, 80, 83, 86, 89, 92, 95, 98, 101, 104, 107, 110, 113, 116, 119, 122, 125, 128, 131, 134, 137, 140, 143, 146, 149, 152, 155, 158, 161, 164, 167, 170, 173, 176, 179, 182, 185, 188, 191, 194, 197, 200, 203, 206, 209, 212, 215, 218, 221, 224, 227, 230, 233, 236, 239, 242, 245, 248, 251, 254, 257, 260, 263, 266, 269, 272, 275, 278, 281, 284, 287, 290, 293, 296, 299, 302, 305, 308, 311, 314, 317, 320, 323, 326, 329, 332, 335, 338, 341, 344, 347, 350, 353, 356, 359, 362, 365], "lighting": {"ambient": 0.55, "diffuse": 0.75, "specular": 0.15}, "name": "TARGET Face 30: rectangular passage<br>Predicted: 6sides passage<br>P(true): 21.1%<br>P(predicted): 58.8%", "opacity": 1, "type": "mesh3d", "x": {"elided": "366 float values"}, "y": {"elided": "366 float values"}, "z": {"elided": "366 float values"}}], "layout": {"height": 600, "margin": {"b": 0, "l": 0, "r": 0, "t": 85}, "scene": {"aspectmode": "data", "camera": {"eye": {"x": 2.205, "y": 0, "z": -0.3737}}, "dragmode": "orbit", "xaxis": {"visible": false}, "yaxis": {"visible": false}, "zaxis": {"visible": false}}, "showlegend": false, "title": {"font": {"size": 13}, "text": "Highest-entropy face in red — face 30<br>True: rectangular passage (21.1%) | Predicted: 6sides passage (58.8%)"}}}
